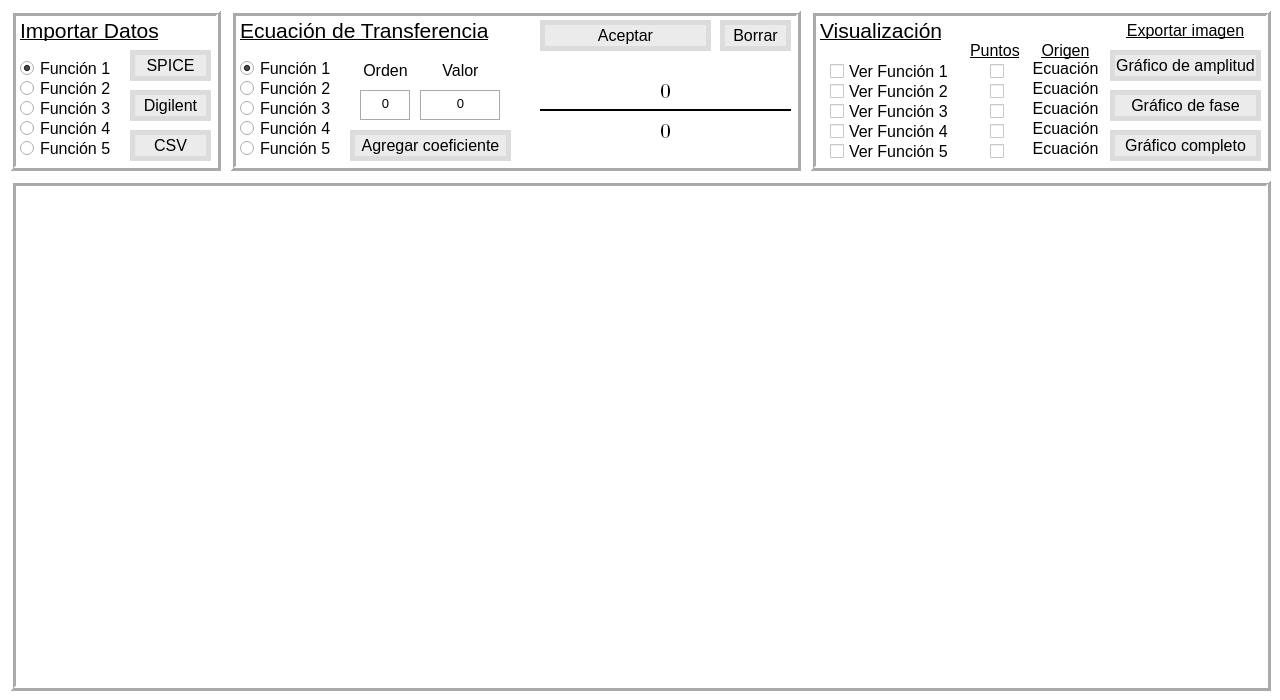
<?xml version="1.0" encoding="UTF-8"?>
<ui version="4.0">
 <class>MainWindow</class>
 <widget class="QMainWindow" name="MainWindow">
  <property name="geometry">
   <rect>
    <x>0</x>
    <y>0</y>
    <width>1280</width>
    <height>700</height>
   </rect>
  </property>
  <property name="windowTitle">
   <string>MainWindow</string>
  </property>
  <property name="windowOpacity">
   <double>1.000000000000000</double>
  </property>
  <property name="autoFillBackground">
   <bool>false</bool>
  </property>
  <property name="styleSheet">
   <string notr="true">background-color: rgb(255, 255, 255);</string>
  </property>
  <widget class="QWidget" name="centralwidget">
   <widget class="QFrame" name="frameimport">
    <property name="geometry">
     <rect>
      <x>10</x>
      <y>10</y>
      <width>211</width>
      <height>161</height>
     </rect>
    </property>
    <property name="frameShape">
     <enum>QFrame::Box</enum>
    </property>
    <property name="frameShadow">
     <enum>QFrame::Raised</enum>
    </property>
    <property name="lineWidth">
     <number>3</number>
    </property>
    <widget class="QLabel" name="importlabel">
     <property name="geometry">
      <rect>
       <x>10</x>
       <y>10</y>
       <width>151</width>
       <height>21</height>
      </rect>
     </property>
     <property name="font">
      <font>
       <pointsize>16</pointsize>
       <underline>true</underline>
      </font>
     </property>
     <property name="text">
      <string>Importar Datos</string>
     </property>
    </widget>
    <widget class="QRadioButton" name="importf1">
     <property name="geometry">
      <rect>
       <x>10</x>
       <y>50</y>
       <width>101</width>
       <height>16</height>
      </rect>
     </property>
     <property name="font">
      <font>
       <pointsize>12</pointsize>
      </font>
     </property>
     <property name="text">
      <string>Función 1</string>
     </property>
     <property name="iconSize">
      <size>
       <width>16</width>
       <height>16</height>
      </size>
     </property>
     <property name="checked">
      <bool>true</bool>
     </property>
    </widget>
    <widget class="QPushButton" name="spicebtn">
     <property name="geometry">
      <rect>
       <x>120</x>
       <y>40</y>
       <width>81</width>
       <height>31</height>
      </rect>
     </property>
     <property name="font">
      <font>
       <pointsize>12</pointsize>
      </font>
     </property>
     <property name="styleSheet">
      <string notr="true">background-color: rgb(235, 235, 235);
 border-style: solid;
 border-width:5px;
 border-color: rgb(220, 220, 220);</string>
     </property>
     <property name="text">
      <string>SPICE</string>
     </property>
     <property name="autoDefault">
      <bool>false</bool>
     </property>
     <property name="default">
      <bool>false</bool>
     </property>
     <property name="flat">
      <bool>false</bool>
     </property>
    </widget>
    <widget class="QRadioButton" name="importf2">
     <property name="geometry">
      <rect>
       <x>10</x>
       <y>70</y>
       <width>101</width>
       <height>16</height>
      </rect>
     </property>
     <property name="font">
      <font>
       <pointsize>12</pointsize>
      </font>
     </property>
     <property name="text">
      <string>Función 2</string>
     </property>
     <property name="iconSize">
      <size>
       <width>16</width>
       <height>16</height>
      </size>
     </property>
     <property name="checked">
      <bool>false</bool>
     </property>
    </widget>
    <widget class="QRadioButton" name="importf3">
     <property name="geometry">
      <rect>
       <x>10</x>
       <y>90</y>
       <width>101</width>
       <height>16</height>
      </rect>
     </property>
     <property name="font">
      <font>
       <pointsize>12</pointsize>
      </font>
     </property>
     <property name="text">
      <string>Función 3</string>
     </property>
     <property name="iconSize">
      <size>
       <width>16</width>
       <height>16</height>
      </size>
     </property>
     <property name="checked">
      <bool>false</bool>
     </property>
    </widget>
    <widget class="QPushButton" name="digilentbtn">
     <property name="geometry">
      <rect>
       <x>120</x>
       <y>80</y>
       <width>81</width>
       <height>31</height>
      </rect>
     </property>
     <property name="font">
      <font>
       <pointsize>12</pointsize>
      </font>
     </property>
     <property name="styleSheet">
      <string notr="true">background-color: rgb(235, 235, 235);
 border-style: solid;
 border-width:5px;
 border-color: rgb(220, 220, 220);</string>
     </property>
     <property name="text">
      <string>Digilent</string>
     </property>
     <property name="autoDefault">
      <bool>false</bool>
     </property>
     <property name="default">
      <bool>false</bool>
     </property>
     <property name="flat">
      <bool>false</bool>
     </property>
    </widget>
    <widget class="QPushButton" name="probebtn">
     <property name="geometry">
      <rect>
       <x>120</x>
       <y>120</y>
       <width>81</width>
       <height>31</height>
      </rect>
     </property>
     <property name="font">
      <font>
       <pointsize>12</pointsize>
      </font>
     </property>
     <property name="styleSheet">
      <string notr="true">background-color: rgb(235, 235, 235);
 border-style: solid;
 border-width:5px;
 border-color: rgb(220, 220, 220);</string>
     </property>
     <property name="text">
      <string>CSV</string>
     </property>
     <property name="autoDefault">
      <bool>false</bool>
     </property>
     <property name="default">
      <bool>false</bool>
     </property>
     <property name="flat">
      <bool>false</bool>
     </property>
    </widget>
    <widget class="QRadioButton" name="importf4">
     <property name="geometry">
      <rect>
       <x>10</x>
       <y>110</y>
       <width>101</width>
       <height>16</height>
      </rect>
     </property>
     <property name="font">
      <font>
       <pointsize>12</pointsize>
      </font>
     </property>
     <property name="text">
      <string>Función 4</string>
     </property>
     <property name="iconSize">
      <size>
       <width>16</width>
       <height>16</height>
      </size>
     </property>
     <property name="checked">
      <bool>false</bool>
     </property>
    </widget>
    <widget class="QRadioButton" name="importf5">
     <property name="geometry">
      <rect>
       <x>10</x>
       <y>130</y>
       <width>101</width>
       <height>16</height>
      </rect>
     </property>
     <property name="font">
      <font>
       <pointsize>12</pointsize>
      </font>
     </property>
     <property name="text">
      <string>Función 5</string>
     </property>
     <property name="iconSize">
      <size>
       <width>16</width>
       <height>16</height>
      </size>
     </property>
     <property name="checked">
      <bool>false</bool>
     </property>
    </widget>
   </widget>
   <widget class="QFrame" name="frametransfer">
    <property name="geometry">
     <rect>
      <x>230</x>
      <y>10</y>
      <width>571</width>
      <height>161</height>
     </rect>
    </property>
    <property name="frameShape">
     <enum>QFrame::Box</enum>
    </property>
    <property name="frameShadow">
     <enum>QFrame::Raised</enum>
    </property>
    <property name="lineWidth">
     <number>3</number>
    </property>
    <widget class="QLabel" name="transferencialabel">
     <property name="geometry">
      <rect>
       <x>10</x>
       <y>10</y>
       <width>261</width>
       <height>21</height>
      </rect>
     </property>
     <property name="font">
      <font>
       <pointsize>16</pointsize>
       <underline>true</underline>
      </font>
     </property>
     <property name="lineWidth">
      <number>3</number>
     </property>
     <property name="text">
      <string>Ecuación de Transferencia</string>
     </property>
    </widget>
    <widget class="Line" name="line">
     <property name="geometry">
      <rect>
       <x>310</x>
       <y>90</y>
       <width>251</width>
       <height>20</height>
      </rect>
     </property>
     <property name="frameShadow">
      <enum>QFrame::Plain</enum>
     </property>
     <property name="lineWidth">
      <number>2</number>
     </property>
     <property name="orientation">
      <enum>Qt::Horizontal</enum>
     </property>
    </widget>
    <widget class="QLabel" name="numerator">
     <property name="geometry">
      <rect>
       <x>315</x>
       <y>66</y>
       <width>241</width>
       <height>31</height>
      </rect>
     </property>
     <property name="font">
      <font>
       <family>Cambria Math</family>
       <pointsize>16</pointsize>
      </font>
     </property>
     <property name="text">
      <string>0</string>
     </property>
     <property name="alignment">
      <set>Qt::AlignCenter</set>
     </property>
    </widget>
    <widget class="QRadioButton" name="transferf1">
     <property name="geometry">
      <rect>
       <x>10</x>
       <y>50</y>
       <width>101</width>
       <height>16</height>
      </rect>
     </property>
     <property name="font">
      <font>
       <pointsize>12</pointsize>
      </font>
     </property>
     <property name="text">
      <string>Función 1</string>
     </property>
     <property name="iconSize">
      <size>
       <width>16</width>
       <height>16</height>
      </size>
     </property>
     <property name="checked">
      <bool>true</bool>
     </property>
    </widget>
    <widget class="QRadioButton" name="transferf3">
     <property name="geometry">
      <rect>
       <x>10</x>
       <y>90</y>
       <width>101</width>
       <height>16</height>
      </rect>
     </property>
     <property name="font">
      <font>
       <pointsize>12</pointsize>
      </font>
     </property>
     <property name="text">
      <string>Función 3</string>
     </property>
     <property name="iconSize">
      <size>
       <width>16</width>
       <height>16</height>
      </size>
     </property>
     <property name="checked">
      <bool>false</bool>
     </property>
    </widget>
    <widget class="QRadioButton" name="transferf2">
     <property name="geometry">
      <rect>
       <x>10</x>
       <y>70</y>
       <width>101</width>
       <height>16</height>
      </rect>
     </property>
     <property name="font">
      <font>
       <pointsize>12</pointsize>
      </font>
     </property>
     <property name="text">
      <string>Función 2</string>
     </property>
     <property name="iconSize">
      <size>
       <width>16</width>
       <height>16</height>
      </size>
     </property>
     <property name="checked">
      <bool>false</bool>
     </property>
    </widget>
    <widget class="QTextEdit" name="coefvalue">
     <property name="geometry">
      <rect>
       <x>190</x>
       <y>80</y>
       <width>81</width>
       <height>31</height>
      </rect>
     </property>
     <property name="font">
      <font>
       <pointsize>10</pointsize>
      </font>
     </property>
     <property name="inputMethodHints">
      <set>Qt::ImhFormattedNumbersOnly</set>
     </property>
     <property name="frameShape">
      <enum>QFrame::Box</enum>
     </property>
     <property name="verticalScrollBarPolicy">
      <enum>Qt::ScrollBarAlwaysOff</enum>
     </property>
     <property name="horizontalScrollBarPolicy">
      <enum>Qt::ScrollBarAlwaysOff</enum>
     </property>
     <property name="lineWrapMode">
      <enum>QTextEdit::NoWrap</enum>
     </property>
     <property name="readOnly">
      <bool>false</bool>
     </property>
     <property name="html">
      <string>&lt;!DOCTYPE HTML PUBLIC &quot;-//W3C//DTD HTML 4.0//EN&quot; &quot;http://www.w3.org/TR/REC-html40/strict.dtd&quot;&gt;
&lt;html&gt;&lt;head&gt;&lt;meta name=&quot;qrichtext&quot; content=&quot;1&quot; /&gt;&lt;style type=&quot;text/css&quot;&gt;
p, li { white-space: pre-wrap; }
&lt;/style&gt;&lt;/head&gt;&lt;body style=&quot; font-family:'MS Shell Dlg 2'; font-size:10pt; font-weight:400; font-style:normal;&quot;&gt;
&lt;p align=&quot;center&quot; style=&quot; margin-top:0px; margin-bottom:0px; margin-left:0px; margin-right:0px; -qt-block-indent:0; text-indent:0px;&quot;&gt;0&lt;/p&gt;
&lt;p align=&quot;center&quot; style=&quot;-qt-paragraph-type:empty; margin-top:0px; margin-bottom:0px; margin-left:0px; margin-right:0px; -qt-block-indent:0; text-indent:0px;&quot;&gt;&lt;br /&gt;&lt;/p&gt;&lt;/body&gt;&lt;/html&gt;</string>
     </property>
    </widget>
    <widget class="QTextEdit" name="coeforder">
     <property name="geometry">
      <rect>
       <x>130</x>
       <y>80</y>
       <width>51</width>
       <height>31</height>
      </rect>
     </property>
     <property name="font">
      <font>
       <pointsize>10</pointsize>
      </font>
     </property>
     <property name="inputMethodHints">
      <set>Qt::ImhDigitsOnly</set>
     </property>
     <property name="frameShape">
      <enum>QFrame::Box</enum>
     </property>
     <property name="verticalScrollBarPolicy">
      <enum>Qt::ScrollBarAlwaysOff</enum>
     </property>
     <property name="horizontalScrollBarPolicy">
      <enum>Qt::ScrollBarAlwaysOff</enum>
     </property>
     <property name="lineWrapMode">
      <enum>QTextEdit::NoWrap</enum>
     </property>
     <property name="readOnly">
      <bool>false</bool>
     </property>
     <property name="html">
      <string>&lt;!DOCTYPE HTML PUBLIC &quot;-//W3C//DTD HTML 4.0//EN&quot; &quot;http://www.w3.org/TR/REC-html40/strict.dtd&quot;&gt;
&lt;html&gt;&lt;head&gt;&lt;meta name=&quot;qrichtext&quot; content=&quot;1&quot; /&gt;&lt;style type=&quot;text/css&quot;&gt;
p, li { white-space: pre-wrap; }
&lt;/style&gt;&lt;/head&gt;&lt;body style=&quot; font-family:'MS Shell Dlg 2'; font-size:10pt; font-weight:400; font-style:normal;&quot;&gt;
&lt;p align=&quot;center&quot; style=&quot; margin-top:0px; margin-bottom:0px; margin-left:0px; margin-right:0px; -qt-block-indent:0; text-indent:0px;&quot;&gt;0&lt;/p&gt;
&lt;p align=&quot;center&quot; style=&quot;-qt-paragraph-type:empty; margin-top:0px; margin-bottom:0px; margin-left:0px; margin-right:0px; -qt-block-indent:0; text-indent:0px;&quot;&gt;&lt;br /&gt;&lt;/p&gt;&lt;/body&gt;&lt;/html&gt;</string>
     </property>
    </widget>
    <widget class="QLabel" name="denominator">
     <property name="geometry">
      <rect>
       <x>315</x>
       <y>106</y>
       <width>241</width>
       <height>31</height>
      </rect>
     </property>
     <property name="font">
      <font>
       <family>Cambria Math</family>
       <pointsize>16</pointsize>
      </font>
     </property>
     <property name="text">
      <string>0</string>
     </property>
     <property name="alignment">
      <set>Qt::AlignCenter</set>
     </property>
    </widget>
    <widget class="QPushButton" name="acceptequation">
     <property name="geometry">
      <rect>
       <x>310</x>
       <y>10</y>
       <width>171</width>
       <height>31</height>
      </rect>
     </property>
     <property name="font">
      <font>
       <pointsize>12</pointsize>
      </font>
     </property>
     <property name="styleSheet">
      <string notr="true">background-color: rgb(235, 235, 235);
 border-style: solid;
 border-width:5px;
 border-color: rgb(220, 220, 220);</string>
     </property>
     <property name="text">
      <string>Aceptar</string>
     </property>
     <property name="autoDefault">
      <bool>false</bool>
     </property>
     <property name="default">
      <bool>false</bool>
     </property>
     <property name="flat">
      <bool>false</bool>
     </property>
    </widget>
    <widget class="QPushButton" name="eraseequation">
     <property name="geometry">
      <rect>
       <x>490</x>
       <y>10</y>
       <width>71</width>
       <height>31</height>
      </rect>
     </property>
     <property name="font">
      <font>
       <pointsize>12</pointsize>
      </font>
     </property>
     <property name="styleSheet">
      <string notr="true">background-color: rgb(235, 235, 235);
 border-style: solid;
 border-width:5px;
 border-color: rgb(220, 220, 220);</string>
     </property>
     <property name="text">
      <string>Borrar</string>
     </property>
     <property name="autoDefault">
      <bool>false</bool>
     </property>
     <property name="default">
      <bool>false</bool>
     </property>
     <property name="flat">
      <bool>false</bool>
     </property>
    </widget>
    <widget class="QRadioButton" name="transferf4">
     <property name="geometry">
      <rect>
       <x>10</x>
       <y>110</y>
       <width>101</width>
       <height>16</height>
      </rect>
     </property>
     <property name="font">
      <font>
       <pointsize>12</pointsize>
      </font>
     </property>
     <property name="text">
      <string>Función 4</string>
     </property>
     <property name="iconSize">
      <size>
       <width>16</width>
       <height>16</height>
      </size>
     </property>
     <property name="checked">
      <bool>false</bool>
     </property>
    </widget>
    <widget class="QRadioButton" name="transferf5">
     <property name="geometry">
      <rect>
       <x>10</x>
       <y>130</y>
       <width>101</width>
       <height>16</height>
      </rect>
     </property>
     <property name="font">
      <font>
       <pointsize>12</pointsize>
      </font>
     </property>
     <property name="text">
      <string>Función 5</string>
     </property>
     <property name="iconSize">
      <size>
       <width>16</width>
       <height>16</height>
      </size>
     </property>
     <property name="checked">
      <bool>false</bool>
     </property>
    </widget>
    <widget class="QLabel" name="label">
     <property name="geometry">
      <rect>
       <x>130</x>
       <y>50</y>
       <width>51</width>
       <height>20</height>
      </rect>
     </property>
     <property name="font">
      <font>
       <pointsize>12</pointsize>
      </font>
     </property>
     <property name="text">
      <string>Orden</string>
     </property>
     <property name="alignment">
      <set>Qt::AlignCenter</set>
     </property>
    </widget>
    <widget class="QLabel" name="label_2">
     <property name="geometry">
      <rect>
       <x>190</x>
       <y>50</y>
       <width>81</width>
       <height>21</height>
      </rect>
     </property>
     <property name="font">
      <font>
       <pointsize>12</pointsize>
      </font>
     </property>
     <property name="text">
      <string>Valor</string>
     </property>
     <property name="alignment">
      <set>Qt::AlignCenter</set>
     </property>
    </widget>
    <widget class="QPushButton" name="addcoefficient">
     <property name="geometry">
      <rect>
       <x>120</x>
       <y>120</y>
       <width>161</width>
       <height>31</height>
      </rect>
     </property>
     <property name="font">
      <font>
       <pointsize>12</pointsize>
      </font>
     </property>
     <property name="styleSheet">
      <string notr="true">background-color: rgb(235, 235, 235);
 border-style: solid;
 border-width:5px;
 border-color: rgb(220, 220, 220);</string>
     </property>
     <property name="text">
      <string>Agregar coeficiente</string>
     </property>
     <property name="autoDefault">
      <bool>false</bool>
     </property>
     <property name="default">
      <bool>false</bool>
     </property>
     <property name="flat">
      <bool>false</bool>
     </property>
    </widget>
   </widget>
   <widget class="QFrame" name="frameplotconfig">
    <property name="geometry">
     <rect>
      <x>810</x>
      <y>10</y>
      <width>461</width>
      <height>161</height>
     </rect>
    </property>
    <property name="frameShape">
     <enum>QFrame::Box</enum>
    </property>
    <property name="frameShadow">
     <enum>QFrame::Raised</enum>
    </property>
    <property name="lineWidth">
     <number>3</number>
    </property>
    <widget class="QLabel" name="importlabel_2">
     <property name="geometry">
      <rect>
       <x>10</x>
       <y>10</y>
       <width>121</width>
       <height>21</height>
      </rect>
     </property>
     <property name="font">
      <font>
       <pointsize>16</pointsize>
       <underline>true</underline>
      </font>
     </property>
     <property name="text">
      <string>Visualización</string>
     </property>
    </widget>
    <widget class="QPushButton" name="saveamp">
     <property name="geometry">
      <rect>
       <x>300</x>
       <y>40</y>
       <width>151</width>
       <height>31</height>
      </rect>
     </property>
     <property name="font">
      <font>
       <pointsize>12</pointsize>
      </font>
     </property>
     <property name="styleSheet">
      <string notr="true">background-color: rgb(235, 235, 235);
 border-style: solid;
 border-width:5px;
 border-color: rgb(220, 220, 220);</string>
     </property>
     <property name="text">
      <string>Gráfico de amplitud</string>
     </property>
     <property name="autoDefault">
      <bool>false</bool>
     </property>
     <property name="default">
      <bool>false</bool>
     </property>
     <property name="flat">
      <bool>false</bool>
     </property>
    </widget>
    <widget class="QPushButton" name="savephase">
     <property name="geometry">
      <rect>
       <x>300</x>
       <y>80</y>
       <width>151</width>
       <height>31</height>
      </rect>
     </property>
     <property name="font">
      <font>
       <pointsize>12</pointsize>
      </font>
     </property>
     <property name="styleSheet">
      <string notr="true">background-color: rgb(235, 235, 235);
 border-style: solid;
 border-width:5px;
 border-color: rgb(220, 220, 220);</string>
     </property>
     <property name="text">
      <string>Gráfico de fase</string>
     </property>
     <property name="autoDefault">
      <bool>false</bool>
     </property>
     <property name="default">
      <bool>false</bool>
     </property>
     <property name="flat">
      <bool>false</bool>
     </property>
    </widget>
    <widget class="QPushButton" name="saveboth">
     <property name="geometry">
      <rect>
       <x>300</x>
       <y>120</y>
       <width>151</width>
       <height>31</height>
      </rect>
     </property>
     <property name="font">
      <font>
       <pointsize>12</pointsize>
      </font>
     </property>
     <property name="styleSheet">
      <string notr="true">background-color: rgb(235, 235, 235);
 border-style: solid;
 border-width:5px;
 border-color: rgb(220, 220, 220);</string>
     </property>
     <property name="text">
      <string>Gráfico completo</string>
     </property>
     <property name="autoDefault">
      <bool>false</bool>
     </property>
     <property name="default">
      <bool>false</bool>
     </property>
     <property name="flat">
      <bool>false</bool>
     </property>
    </widget>
    <widget class="QLabel" name="importlabel_3">
     <property name="geometry">
      <rect>
       <x>300</x>
       <y>10</y>
       <width>151</width>
       <height>21</height>
      </rect>
     </property>
     <property name="font">
      <font>
       <pointsize>12</pointsize>
       <underline>true</underline>
      </font>
     </property>
     <property name="text">
      <string>Exportar imagen</string>
     </property>
     <property name="alignment">
      <set>Qt::AlignCenter</set>
     </property>
    </widget>
    <widget class="QCheckBox" name="checkf5">
     <property name="geometry">
      <rect>
       <x>20</x>
       <y>130</y>
       <width>121</width>
       <height>23</height>
      </rect>
     </property>
     <property name="font">
      <font>
       <pointsize>12</pointsize>
      </font>
     </property>
     <property name="text">
      <string>Ver Función 5</string>
     </property>
    </widget>
    <widget class="QCheckBox" name="checkf3">
     <property name="geometry">
      <rect>
       <x>20</x>
       <y>90</y>
       <width>131</width>
       <height>23</height>
      </rect>
     </property>
     <property name="font">
      <font>
       <pointsize>12</pointsize>
      </font>
     </property>
     <property name="text">
      <string>Ver Función 3</string>
     </property>
    </widget>
    <widget class="QCheckBox" name="checkf1">
     <property name="geometry">
      <rect>
       <x>20</x>
       <y>50</y>
       <width>131</width>
       <height>23</height>
      </rect>
     </property>
     <property name="font">
      <font>
       <pointsize>12</pointsize>
      </font>
     </property>
     <property name="text">
      <string>Ver Función 1</string>
     </property>
    </widget>
    <widget class="QCheckBox" name="checkf4">
     <property name="geometry">
      <rect>
       <x>20</x>
       <y>110</y>
       <width>121</width>
       <height>23</height>
      </rect>
     </property>
     <property name="font">
      <font>
       <pointsize>12</pointsize>
      </font>
     </property>
     <property name="text">
      <string>Ver Función 4</string>
     </property>
    </widget>
    <widget class="QCheckBox" name="checkf2">
     <property name="geometry">
      <rect>
       <x>20</x>
       <y>70</y>
       <width>121</width>
       <height>23</height>
      </rect>
     </property>
     <property name="font">
      <font>
       <pointsize>12</pointsize>
      </font>
     </property>
     <property name="text">
      <string>Ver Función 2</string>
     </property>
    </widget>
    <widget class="QLabel" name="importlabel_4">
     <property name="geometry">
      <rect>
       <x>160</x>
       <y>30</y>
       <width>51</width>
       <height>21</height>
      </rect>
     </property>
     <property name="font">
      <font>
       <pointsize>12</pointsize>
       <underline>true</underline>
      </font>
     </property>
     <property name="text">
      <string>Puntos</string>
     </property>
    </widget>
    <widget class="QCheckBox" name="checkp1">
     <property name="geometry">
      <rect>
       <x>180</x>
       <y>50</y>
       <width>16</width>
       <height>23</height>
      </rect>
     </property>
     <property name="font">
      <font>
       <pointsize>12</pointsize>
      </font>
     </property>
     <property name="text">
      <string/>
     </property>
    </widget>
    <widget class="QCheckBox" name="checkp2">
     <property name="geometry">
      <rect>
       <x>180</x>
       <y>70</y>
       <width>16</width>
       <height>23</height>
      </rect>
     </property>
     <property name="font">
      <font>
       <pointsize>12</pointsize>
      </font>
     </property>
     <property name="text">
      <string/>
     </property>
    </widget>
    <widget class="QCheckBox" name="checkp3">
     <property name="geometry">
      <rect>
       <x>180</x>
       <y>90</y>
       <width>16</width>
       <height>23</height>
      </rect>
     </property>
     <property name="font">
      <font>
       <pointsize>12</pointsize>
      </font>
     </property>
     <property name="text">
      <string/>
     </property>
    </widget>
    <widget class="QCheckBox" name="checkp4">
     <property name="geometry">
      <rect>
       <x>180</x>
       <y>110</y>
       <width>16</width>
       <height>23</height>
      </rect>
     </property>
     <property name="font">
      <font>
       <pointsize>12</pointsize>
      </font>
     </property>
     <property name="text">
      <string/>
     </property>
    </widget>
    <widget class="QCheckBox" name="checkp5">
     <property name="geometry">
      <rect>
       <x>180</x>
       <y>130</y>
       <width>16</width>
       <height>23</height>
      </rect>
     </property>
     <property name="font">
      <font>
       <pointsize>12</pointsize>
      </font>
     </property>
     <property name="text">
      <string/>
     </property>
    </widget>
    <widget class="QLabel" name="importlabel_6">
     <property name="geometry">
      <rect>
       <x>220</x>
       <y>30</y>
       <width>71</width>
       <height>21</height>
      </rect>
     </property>
     <property name="font">
      <font>
       <pointsize>12</pointsize>
       <underline>true</underline>
      </font>
     </property>
     <property name="text">
      <string>Origen</string>
     </property>
     <property name="alignment">
      <set>Qt::AlignCenter</set>
     </property>
    </widget>
    <widget class="QLabel" name="origin1">
     <property name="geometry">
      <rect>
       <x>220</x>
       <y>50</y>
       <width>71</width>
       <height>16</height>
      </rect>
     </property>
     <property name="font">
      <font>
       <pointsize>12</pointsize>
      </font>
     </property>
     <property name="text">
      <string>Ecuación</string>
     </property>
     <property name="alignment">
      <set>Qt::AlignCenter</set>
     </property>
    </widget>
    <widget class="QLabel" name="origin2">
     <property name="geometry">
      <rect>
       <x>220</x>
       <y>70</y>
       <width>71</width>
       <height>16</height>
      </rect>
     </property>
     <property name="font">
      <font>
       <pointsize>12</pointsize>
      </font>
     </property>
     <property name="text">
      <string>Ecuación</string>
     </property>
     <property name="alignment">
      <set>Qt::AlignCenter</set>
     </property>
    </widget>
    <widget class="QLabel" name="origin3">
     <property name="geometry">
      <rect>
       <x>220</x>
       <y>90</y>
       <width>71</width>
       <height>16</height>
      </rect>
     </property>
     <property name="font">
      <font>
       <pointsize>12</pointsize>
      </font>
     </property>
     <property name="text">
      <string>Ecuación</string>
     </property>
     <property name="alignment">
      <set>Qt::AlignCenter</set>
     </property>
    </widget>
    <widget class="QLabel" name="origin4">
     <property name="geometry">
      <rect>
       <x>220</x>
       <y>110</y>
       <width>71</width>
       <height>16</height>
      </rect>
     </property>
     <property name="font">
      <font>
       <pointsize>12</pointsize>
      </font>
     </property>
     <property name="text">
      <string>Ecuación</string>
     </property>
     <property name="alignment">
      <set>Qt::AlignCenter</set>
     </property>
    </widget>
    <widget class="QLabel" name="origin5">
     <property name="geometry">
      <rect>
       <x>220</x>
       <y>130</y>
       <width>71</width>
       <height>16</height>
      </rect>
     </property>
     <property name="font">
      <font>
       <pointsize>12</pointsize>
      </font>
     </property>
     <property name="text">
      <string>Ecuación</string>
     </property>
     <property name="alignment">
      <set>Qt::AlignCenter</set>
     </property>
    </widget>
   </widget>
   <widget class="QFrame" name="frameplot">
    <property name="geometry">
     <rect>
      <x>10</x>
      <y>180</y>
      <width>1261</width>
      <height>511</height>
     </rect>
    </property>
    <property name="frameShape">
     <enum>QFrame::Box</enum>
    </property>
    <property name="frameShadow">
     <enum>QFrame::Raised</enum>
    </property>
    <property name="lineWidth">
     <number>3</number>
    </property>
    <widget class="QWidget" name="ampplot" native="true">
     <property name="geometry">
      <rect>
       <x>10</x>
       <y>10</y>
       <width>611</width>
       <height>491</height>
      </rect>
     </property>
    </widget>
    <widget class="QWidget" name="phaseplot" native="true">
     <property name="geometry">
      <rect>
       <x>640</x>
       <y>10</y>
       <width>611</width>
       <height>491</height>
      </rect>
     </property>
    </widget>
   </widget>
   <zorder>frameplotconfig</zorder>
   <zorder>frametransfer</zorder>
   <zorder>frameimport</zorder>
   <zorder>frameplot</zorder>
  </widget>
 </widget>
 <resources/>
 <connections/>
</ui>
